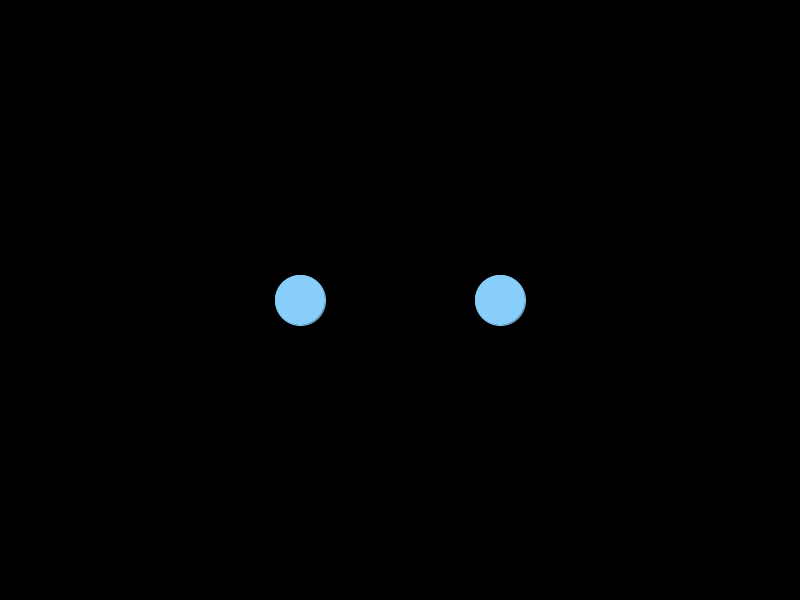
Frame 1 (no input)
Frame 60 (the mouse pressed at the canvas centre just before this capture): identical to frame 1, image omitted
Frame 120 (the mouse held since frame 60 and released just before this capture): identical to frame 1, image omitted

The Processing sketch that drew this single still picture (run headless with seeded random() and noise(); from frame 60 on, the mouse is pressed at the canvas centre):

// Processing sketch: Drive
// ── Drive.pde
//===========NODES===========
Node _welfare = new Node(300, 300, 50);
Node _poverty = new Node (500, 300, 50);

void setup() {
  size(800,600);
  _welfare.addN(_poverty);
  _poverty.addN(_welfare);
}

void draw() {
  background(0);
  _welfare.draw();
  _poverty.draw();
  
  mousePressed();
}

void mousePressed() {
  if (mouseX <= _welfare.x + _welfare.rad && mouseX >= _welfare.x - _welfare.rad
      && mouseY <= _welfare.y + _welfare.rad && mouseY >= _welfare.y - _welfare.rad) {
    _welfare.grow(2);
    _welfare.affect(true, 2);
  }
  if (mouseX <= _poverty.x + _poverty.rad && mouseX >= _poverty.x - _poverty.rad 
    && mouseY <= _poverty.y + _poverty.rad && mouseY >= _poverty.y - _poverty.rad) {
    _poverty.grow(2);
    _poverty.affect(true, 2);
  }
}
// ── Node.pde
class Node {
  
  float rad;
  ArrayList<Node> pos;
  ArrayList<Node> neg;
  color c;
  float x;
  float y;
  boolean unlocked;
  
  Node(float _x, float _y, float _r) {
    pos = new ArrayList<Node>();
    neg = new ArrayList<Node>();
    c = color(135,206,250);
    x = _x;
    y = _y;
    rad = _r;//initial size
    unlocked = false;
  }
  
  void draw() {
    fill(c);
    stroke(c);
    ellipse(x, y, rad, rad);
  }
  
  void addP(Node n) {
    pos.add(n);
  }
  
  void addN(Node n) {
    neg.add(n);
  } 
  
  void grow(float s) {
    rad = rad + s;
  }
  
  void shrink(float s) {
    if (rad - s > 0) {
      rad = rad - s;
    }
  }
  
  void affect(boolean b, float s) {
    if (b) {
      for (Node n : pos) {
        n.grow(s);
      }
      for (Node n : neg) {
        n.shrink(s);
      }
    }
    else {
      for (Node n : neg) {
        n.grow(s);
      }
      for (Node n : pos) {
        n.shrink(s);
      }
    }
  }
    
}//end of class Node
